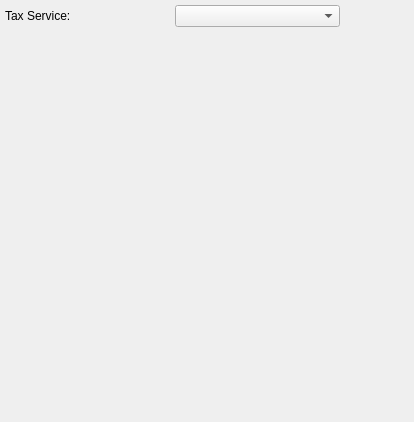
<?xml version="1.0" encoding="UTF-8"?>
<ui version="4.0">
 <comment>This file is part of the xTuple ERP: PostBooks Edition, a free and
open source Enterprise Resource Planning software suite,
Copyright (c) 1999-2019 by OpenMFG LLC, d/b/a xTuple.
It is licensed to you under the Common Public Attribution License
version 1.0, the full text of which (including xTuple-specific Exhibits)
is available at www.xtuple.com/CPAL.  By using this software, you agree
to be bound by its terms.</comment>
 <class>configureTax</class>
 <widget class="QWidget" name="configureTax">
  <property name="geometry">
   <rect>
    <x>0</x>
    <y>0</y>
    <width>414</width>
    <height>422</height>
   </rect>
  </property>
  <property name="windowTitle">
   <string>Tax Service Configuration</string>
  </property>
  <layout class="QGridLayout" name="gridLayout_2">
   <item row="0" column="0">
    <widget class="XLabel" name="_serviceLit">
     <property name="text">
      <string>Tax Service:</string>
     </property>
     <property name="buddy">
      <cstring>_service</cstring>
     </property>
    </widget>
   </item>
   <item row="0" column="1">
    <widget class="XComboBox" name="_service"/>
   </item>
   <item row="1" column="0" colspan="2">
    <widget class="QStackedWidget" name="_configStack">
     <property name="currentIndex">
      <number>0</number>
     </property>
     <widget class="QWidget" name="_nonePage"/>
     <widget class="QWidget" name="_avalaraPage">
      <layout class="QGridLayout" name="gridLayout">
       <item row="0" column="1">
        <widget class="XLabel" name="_accountLit">
         <property name="text">
          <string>Account #:</string>
         </property>
         <property name="buddy">
          <cstring>_account</cstring>
         </property>
        </widget>
       </item>
       <item row="0" column="2">
        <widget class="XLineEdit" name="_account"/>
       </item>
       <item row="1" column="1">
        <widget class="XLabel" name="_keyLit">
         <property name="text">
          <string>License Key:</string>
         </property>
         <property name="buddy">
          <cstring>_key</cstring>
         </property>
        </widget>
       </item>
       <item row="1" column="2">
        <widget class="XLineEdit" name="_key"/>
       </item>
       <item row="2" column="1">
        <widget class="XLabel" name="_urlLit">
         <property name="text">
          <string>Service URL:</string>
         </property>
         <property name="buddy">
          <cstring>_url</cstring>
         </property>
        </widget>
       </item>
       <item row="3" column="2">
        <widget class="XLineEdit" name="_company"/>
       </item>
       <item row="2" column="2">
        <widget class="XLineEdit" name="_url"/>
       </item>
       <item row="6" column="2">
        <widget class="FileCluster" name="_logFile">
         <property name="enabled">
          <bool>false</bool>
         </property>
        </widget>
       </item>
       <item row="5" column="1" colspan="2">
        <widget class="XCheckBox" name="_disableRecording">
         <property name="text">
          <string>Disable Document Recording</string>
         </property>
        </widget>
       </item>
       <item row="6" column="1">
        <widget class="XCheckBox" name="_log">
         <property name="text">
          <string>Enable Logging</string>
         </property>
        </widget>
       </item>
       <item row="7" column="2">
        <widget class="GLCluster" name="_salesAccount"/>
       </item>
       <item row="3" column="1">
        <widget class="XLabel" name="_companyLit">
         <property name="text">
          <string>Company Code:</string>
         </property>
         <property name="buddy">
          <cstring>_company</cstring>
         </property>
        </widget>
       </item>
       <item row="12" column="1" colspan="2">
        <widget class="QPushButton" name="_test">
         <property name="enabled">
          <bool>false</bool>
         </property>
         <property name="text">
          <string>Test Connection</string>
         </property>
        </widget>
       </item>
       <item row="7" column="1">
        <widget class="XLabel" name="_salesAccountLit">
         <property name="text">
          <string>Sales Tax Liability Account:</string>
         </property>
        </widget>
       </item>
       <item row="4" column="1">
        <widget class="XCheckBox" name="_upc">
         <property name="text">
          <string>Enable AvaTax UPC</string>
         </property>
        </widget>
       </item>
       <item row="10" column="2">
        <widget class="TaxExemptCluster" name="_purchaseExempt">
         <property name="silent">
          <bool>true</bool>
         </property>
        </widget>
       </item>
       <item row="13" column="1">
        <widget class="XURLLabel" name="_console">
         <property name="text">
          <string>Avalara Admin Console</string>
         </property>
         <property name="url" stdset="0">
          <string>https://admin-avatax.avalara.net</string>
         </property>
        </widget>
       </item>
       <item row="10" column="1">
        <widget class="QLabel" name="_purchaseExemptLit">
         <property name="text">
          <string>Purchase Tax Exempt Category:</string>
         </property>
        </widget>
       </item>
       <item row="8" column="2">
        <widget class="GLCluster" name="_useAccount"/>
       </item>
       <item row="1" column="3">
        <spacer name="horizontalSpacer">
         <property name="orientation">
          <enum>Qt::Horizontal</enum>
         </property>
         <property name="sizeHint" stdset="0">
          <size>
           <width>40</width>
           <height>20</height>
          </size>
         </property>
        </spacer>
       </item>
       <item row="14" column="1">
        <spacer name="verticalSpacer">
         <property name="orientation">
          <enum>Qt::Vertical</enum>
         </property>
         <property name="sizeHint" stdset="0">
          <size>
           <width>20</width>
           <height>40</height>
          </size>
         </property>
        </spacer>
       </item>
       <item row="8" column="1">
        <widget class="XLabel" name="_useAccountLit">
         <property name="text">
          <string>Use Tax Liability Account:</string>
         </property>
        </widget>
       </item>
       <item row="9" column="1">
        <widget class="QLabel" name="_salesExemptLit">
         <property name="text">
          <string>Sales Tax Exempt Category:</string>
         </property>
        </widget>
       </item>
       <item row="9" column="2">
        <widget class="TaxExemptCluster" name="_salesExempt">
         <property name="silent">
          <bool>true</bool>
         </property>
        </widget>
       </item>
      </layout>
     </widget>
    </widget>
   </item>
   <item row="2" column="0">
    <spacer name="verticalSpacer_2">
     <property name="orientation">
      <enum>Qt::Vertical</enum>
     </property>
     <property name="sizeHint" stdset="0">
      <size>
       <width>20</width>
       <height>40</height>
      </size>
     </property>
    </spacer>
   </item>
   <item row="0" column="2">
    <spacer name="horizontalSpacer_2">
     <property name="orientation">
      <enum>Qt::Horizontal</enum>
     </property>
     <property name="sizeHint" stdset="0">
      <size>
       <width>40</width>
       <height>20</height>
      </size>
     </property>
    </spacer>
   </item>
  </layout>
 </widget>
 <layoutdefault spacing="5" margin="5"/>
 <customwidgets>
  <customwidget>
   <class>FileCluster</class>
   <extends>QWidget</extends>
   <header>filecluster.h</header>
  </customwidget>
  <customwidget>
   <class>GLCluster</class>
   <extends>QWidget</extends>
   <header>glcluster.h</header>
  </customwidget>
  <customwidget>
   <class>TaxExemptCluster</class>
   <extends>XComboBox</extends>
   <header>taxexemptcluster.h</header>
  </customwidget>
  <customwidget>
   <class>XCheckBox</class>
   <extends>QCheckBox</extends>
   <header>xcheckbox.h</header>
  </customwidget>
  <customwidget>
   <class>XComboBox</class>
   <extends>QComboBox</extends>
   <header>xcombobox.h</header>
  </customwidget>
  <customwidget>
   <class>XLabel</class>
   <extends>QLabel</extends>
   <header>xlabel.h</header>
  </customwidget>
  <customwidget>
   <class>XLineEdit</class>
   <extends>QLineEdit</extends>
   <header>xlineedit.h</header>
  </customwidget>
  <customwidget>
   <class>XURLLabel</class>
   <extends>QLabel</extends>
   <header>xurllabel.h</header>
  </customwidget>
 </customwidgets>
 <resources/>
 <connections>
  <connection>
   <sender>_service</sender>
   <signal>currentIndexChanged(int)</signal>
   <receiver>_configStack</receiver>
   <slot>setCurrentIndex(int)</slot>
   <hints>
    <hint type="sourcelabel">
     <x>151</x>
     <y>18</y>
    </hint>
    <hint type="destinationlabel">
     <x>122</x>
     <y>92</y>
    </hint>
   </hints>
  </connection>
  <connection>
   <sender>_log</sender>
   <signal>toggled(bool)</signal>
   <receiver>_logFile</receiver>
   <slot>setEnabled(bool)</slot>
   <hints>
    <hint type="sourcelabel">
     <x>20</x>
     <y>20</y>
    </hint>
    <hint type="destinationlabel">
     <x>20</x>
     <y>20</y>
    </hint>
   </hints>
  </connection>
 </connections>
</ui>
